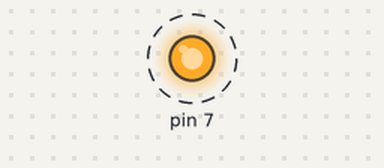
Bench run of a program on a simulated Raspberry Pi (header pin numbers). Shown: output pins drawn as LEDs (lit = HIGH). Dashed ring = blinking. What the program prints to the terminal is not drawn. At 6.0 s the program stops and its outputs stay as they are.

Above: at 0.5 s.
Timing chart, 0 to 4.6 s (numbered marks = the images above):
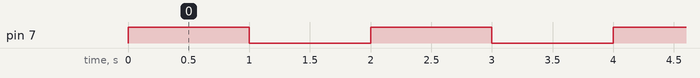

Measured:
- by itself, pin 7: alternates HIGH for 1.0 s and LOW for 1.0 s, 6 changes in all, then stays LOW

The program:

led_test.py
```python
import RPi.GPIO as GPIO
import time

#Guided by ExplainingComputers Raspberry Pi GPIO control video

GPIO.setmode(GPIO.BOARD)
#tells RPi numbering system for the pins

GPIO.setup(7,GPIO.OUT)
#using pin 7 as an output

for x in range(0,3):
    print "LED On"
    GPIO.output(7,True)
    time.sleep(1)
    print "LED Off"
    GPIO.output(7,False)
    time.sleep(1)
GPIO.cleanup()
```
